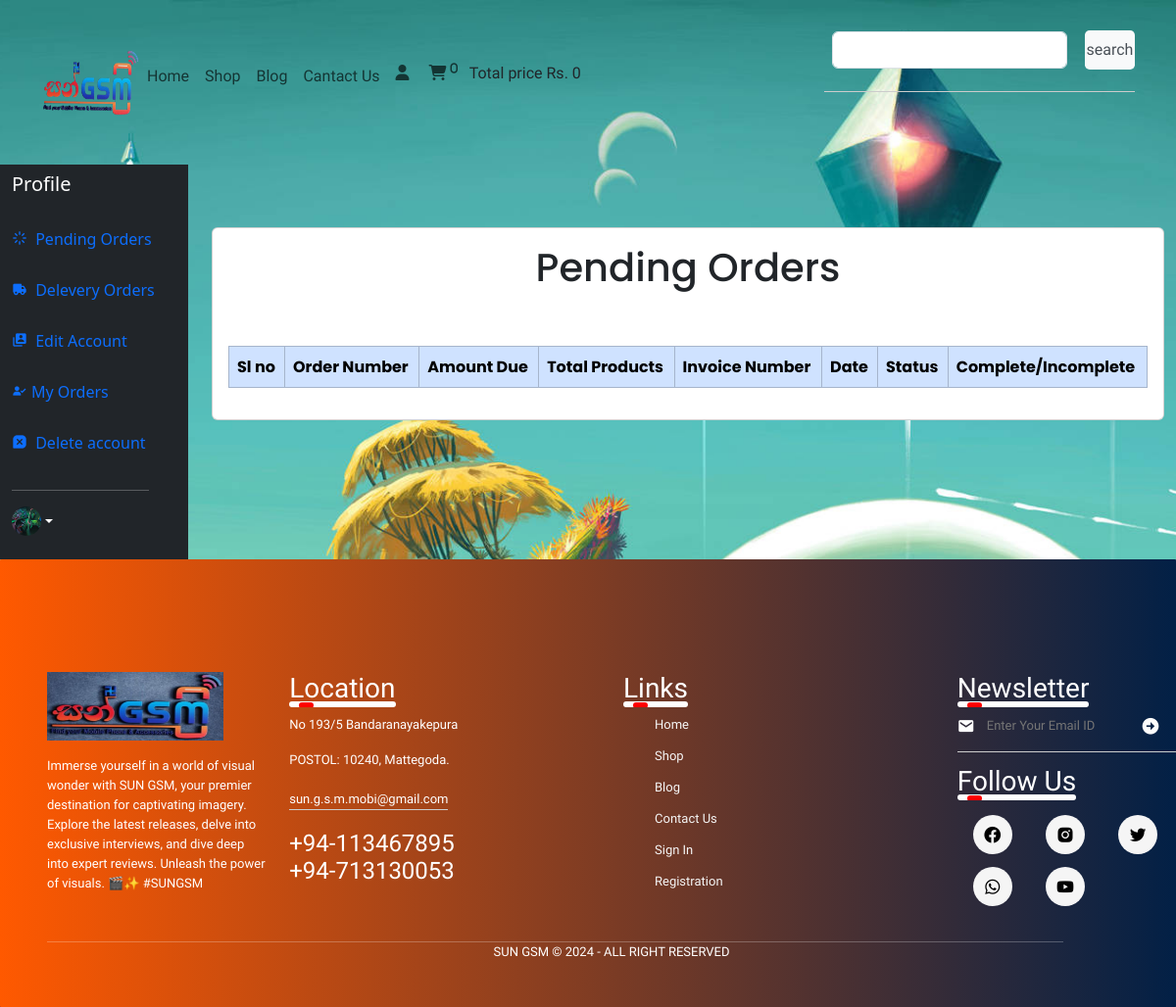
Page /user_panel/profile.php?pending_orders (signed in) on the earlier database version.
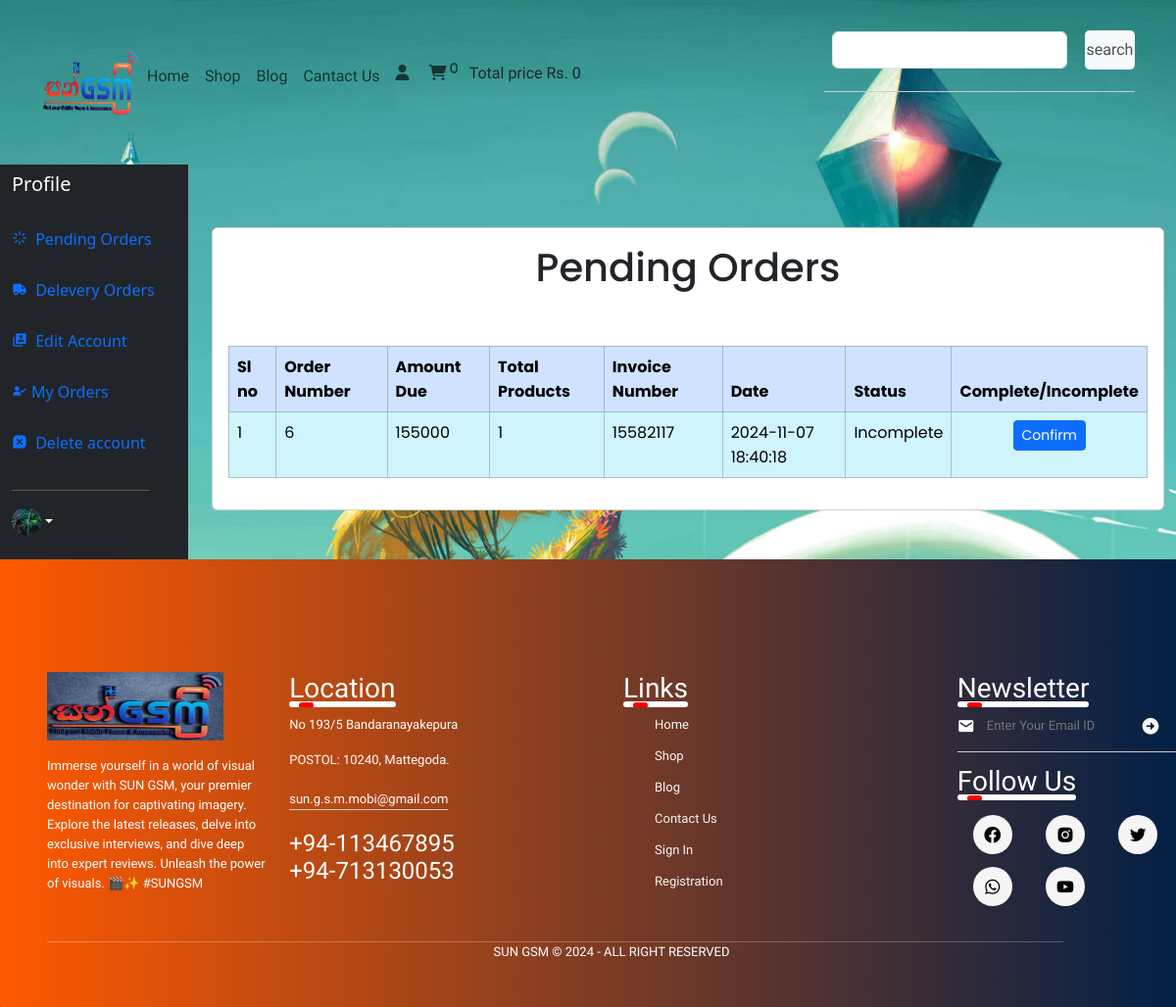
Same page on the later database version.
### tables this page shows
CREATE TABLE `orders` (
  `order_id` int(11) NOT NULL,
  `user_id` int(11) NOT NULL,
  `amount_due` int(255) NOT NULL,
  `invoice_number` int(255) NOT NULL,
  `total_products` int(255) NOT NULL,
  `order_date` timestamp NOT NULL DEFAULT current_timestamp() ON UPDATE current_timestamp(),
  `order_status` varchar(255) NOT NULL,
  `email_sent` tinyint(1) DEFAULT 0,
  `sms_sent` tinyint(1) DEFAULT 0
);

CREATE TABLE `products` (
  `product_id` int(100) NOT NULL,
  `product_tittle` varchar(100) NOT NULL,
  `product_description` varchar(255) NOT NULL,
  `product_keyword` varchar(100) NOT NULL,
  `categorie_id` int(11) NOT NULL,
  `brand_id` int(11) NOT NULL,
  `product_image1` varchar(100) NOT NULL,
  `product_image2` varchar(100) NOT NULL,
  `product_image3` varchar(100) NOT NULL,
  `product_price` int(11) NOT NULL,
  `date` timestamp NOT NULL DEFAULT current_timestamp() ON UPDATE current_timestamp(),
  `status` varchar(100) NOT NULL
);

### user_panel/pending_orders.php (the view, shortened to what the changed rows need)
<?php
require_once('../functions/common_function.php');
?>
<!DOCTYPE html>
<html lang="en">
<head>
    <link href="https://unpkg.com/boxicons@2.1.4/css/boxicons.min.css" rel="stylesheet" />
    <link rel="stylesheet" href="./user_page.css" />
    <link href="https://cdn.jsdelivr.net/npm/bootstrap@5.3.3/dist/css/bootstrap.min.css" rel="stylesheet"
 />
    <link rel="stylesheet" href="https://cdnjs.cloudflare.com/ajax/libs/font-awesome/6.5.1/css/all.min.css"
 />
    <link rel="stylesheet" href="https://cdnjs.cloudflare.com/ajax/libs/toastr.js/latest/toastr.min.css"
 />
</head>
<body>
    <?php
    $username = $_SESSION['username'];
    $get_user = "SELECT * FROM `user` WHERE username='$username'";
    $result = mysqli_query($con, $get_user);
    $row_fetch = mysqli_fetch_assoc($result);
    $user_id = $row_fetch['user_id'];
    ?>
    <div class="container mt-5">
        <div class="d-flex justify-content-center" style="border-radius: 15px; font-family:Poppins;">
            <div class="card" style="width:100%;">
                <div class="card-body">
                    <?php
                    $get_orders_details = "SELECT * FROM `orders` WHERE user_id='$user_id'";
                    $result_orders = mysqli_query($con, $get_orders_details);
                    $order_count = mysqli_num_rows($result_orders);
                    $sl_order = 1;
                    if ($order_count > 0) {
                        echo " <h1 class='text-center'>Pending Orders</h1>";
                        echo '<div class="table-responsive">';
                        echo '<table class="table table-bordered mt-5">';
                        echo '<thead class="table-primary">';
                        echo '<tr>';
                        echo '<th scope="col">Sl no</th>';
                        echo '<th scope="col">Order Number</th>';
                        echo '<th scope="col">Amount Due</th>';
                        echo '<th scope="col">Total Products</th>';
                        echo '<th scope="col">Invoice Number</th>';
                        echo '<th scope="col">Date</th>';
                        echo '<th scope="col">Status</th>';
                        echo '<th scope="col">Complete/Incomplete</th>';
                        echo '</tr>';
                        echo '</thead>';
                        echo '<tbody>';
                        while ($row_orders = mysqli_fetch_assoc($result_orders)) {
                            $order_id = $row_orders['order_id'];
                            $order_amount_due = $row_orders['amount_due'];
                            $order_invoice_number = $row_orders['invoice_number'];
                            $order_order_date = $row_orders['order_date'];
                            $order_status = $row_orders['order_status'];
                            $get_pending_orders = "
                                SELECT op.product_id, op.quantity, p.product_price
                                FROM `orders_pending` op
                                JOIN `products` p ON op.product_id = p.product_id
                                WHERE op.order_id='$order_id'";
                            $result_pending_orders = mysqli_query($con, $get_pending_orders);
                            $calculated_total_products = 0;
                            while ($row_pending_orders = mysqli_fetch_assoc($result_pending_orders)) {
                                $single_product_price = $row_pending_orders['product_price'];
                                if ($single_product_price > 0) {
                                    $calculated_total_products = $order_amount_due / $single_product_price;
                                } else {
                                    $calculated_total_products = 0;
                                }
                            }
                            if ($order_status == 'Pending') {
                                $order_status_display = "Incomplete";
                                echo "
                                    <tr class='table-info'>
                                        <td>$sl_order</td>
                                        <td>$order_id</td>
                                        <td>$order_amount_due</td>
                                        <td>" . round($calculated_total_products) . "</td>
                                        <td>$order_invoice_number</td>
                                        <td>$order_order_date</td>
                                        <td>$order_status_display</td>
                                        <td class='text-center'><a href='./checkout.php?order_id=$order_id' class='btn btn-primary btn-sm'>Confirm</a></td>
                                    </tr>";
                                $sl_order++;
                            }
                        }
                        echo '</tbody>';
                        echo '</table>';
                        echo '</div>';
                    } else {
                        echo "<div class='alert alert-warning' role='alert'>
                            No pending orders found.
                        </div>";
                    }
                    ?>
                </div>
            </div>
        </div>
    </div>
</body>
</html>

Differences in the rows shown:
added orders: order_id "6", amount_due "155000", amount_due.product_price "1", invoice_number "15582117", order_date "2024-11-07 18:40:18", order_status "Incomplete"
